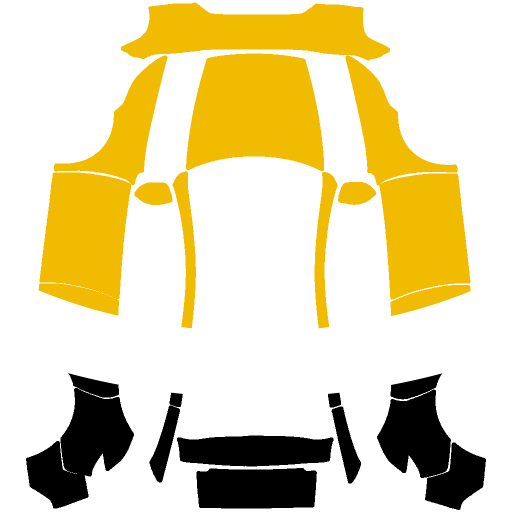
#> input picture modely-2025-premium/example/1Sat_Ordinals.png, 1024 x 1024 px, given in place of template.png, which was not available (shown at 1/2 size)
$ python gen_barbie_beach_wrap.py ../modely-2025-premium/example/1Sat_Ordinals.png
#> lines starting #> are read from the running program, lines starting #| are printed output that depends on the picture; after the words box and inside, x2 and y2 are one past the last pixel; in counts of white or black regions, pixels touching at a corner belong together; pictures that were not available may be replaced by others from this repository, and a replacement may not be noted
#!/usr/bin/env python3
"""Generate the Miami Barbie beach wrap for the Model Y (2025+) Premium template.

A sunset beach scene wrapped along both flanks: palm trees over sand and ocean
under a Miami sunset, with the Barbie wordmark across the right flank.

Each flank is painted as one continuous scene rather than panel by panel, so
the horizon and the palms run unbroken from the front fender to the rear
bumper the way an actual printed wrap would.

Orientation, which follows from the template being a UV unwrap seen from above
with the nose at the top of the image:

* The car's left side is the left of the image, and on a side panel the edge
  nearer the middle of the image is the top of the car.
* A flank scene is drawn the way that flank is actually seen -- sky at the top,
  sand at the bottom, length of the car across. The two flanks peel in opposite
  directions, so each maps onto its column with a different transform, and the
  nose ends up at opposite ends of the two scenes. Getting this wrong is what
  leaves lettering reading backwards on one side of the car.
* Positions along the car are therefore given as a fraction from the nose, and
  each flank resolves that to its own pixel column.

The wordmark is the Barbie logotype, fetched as vector outlines from Wikimedia
Commons, where it is held to be below the threshold of originality and so not
copyrightable. It remains a Mattel trademark, which is fine for a wrap on your
own car but is not something to put on anything you sell. It is downloaded on
demand rather than vendored into this repository.

Usage:  python3 tools/gen_barbie_beach_wrap.py [--verify]
"""
import os
import sys
import urllib.request

import numpy as np
from PIL import Image, ImageDraw, ImageFilter

TRIM = "modely-2025-premium"
OUT_NAME = "Miami_Barbie_Beach.png"

LOGO_URL = "https://upload.wikimedia.org/wikipedia/commons/0/0b/Barbie_Logo.svg"
LOGO_CACHE = os.path.join(os.path.dirname(os.path.abspath(__file__)), ".barbie_logo.svg")

# Barbie pink is taken from the logo file itself; the rest is a Miami sunset.
PINK = (236, 67, 153)
HOT = (255, 105, 170)
ORANGE = (255, 150, 74)
GOLD = (255, 214, 94)
TEAL = (38, 194, 200)
DEEP_TEAL = (16, 104, 136)
PURPLE = (146, 48, 168)
NIGHT = (44, 26, 88)
SAND = (255, 226, 192)
SHADOW = (58, 20, 74)
WHITE = (255, 255, 255)

# Sunset along the length of the car, nose to tail. Used on the panels that are
# not part of a flank scene: the fascia, hood, roof rails and tail.
SUNSET = [(0.00, GOLD), (0.14, ORANGE), (0.34, HOT), (0.52, PINK),
          (0.74, PURPLE), (1.00, NIGHT)]

# Flank extents in template pixels, (x0, y0, x1, y1).
FLANKS = {"left": (55, 114, 341, 1013), "right": (679, 114, 965, 1016)}
HOOD = (375, 110, 644, 338)

HORIZON, SHORE = 0.40, 0.66  # as fractions of flank height
SS = 2  # supersample for the hand-drawn scenery


# [4 lines left out: function to_flank, not called in this run]


def along(side, s, length):
    """Column in a flank scene for position s along the car, nose at s=0."""
    return (s if side == "left" else 1.0 - s) * (length - 1)


def lerp(a, b, t):
    return tuple(round(a[i] + (b[i] - a[i]) * t) for i in range(3))


def ramp(stops, t):
    if t <= stops[0][0]:
        return stops[0][1]
    for (t0, c0), (t1, c1) in zip(stops, stops[1:]):
        if t <= t1:
            return lerp(c0, c1, (t - t0) / (t1 - t0))
    return stops[-1][1]


def vertical_ramp(draw, x0, x1, y0, y1, stops):
    for y in range(int(y0), int(y1)):
        draw.line([(x0, y), (x1, y)], fill=ramp(stops, (y - y0) / max(1, y1 - y0)))


# [105 lines left out: functions bezier, ribbon, palm, sliced_sun, flank_scene, not called in this run]


def load_wordmark():
    if not os.path.exists(LOGO_CACHE):
        print(f"fetching wordmark from {LOGO_URL}")
        try:
            # Wikimedia refuses requests that do not identify themselves.
            req = urllib.request.Request(
                LOGO_URL, headers={"User-Agent": "custom-wraps-generator/1.0"})
            with urllib.request.urlopen(req) as r, open(LOGO_CACHE, "wb") as f:
                f.write(r.read())
        except Exception as exc:
            raise SystemExit(f"could not fetch the wordmark ({exc}).\n"
                             f"Download {LOGO_URL} to {LOGO_CACHE} and re-run.")
    import cairosvg
    png = LOGO_CACHE.replace(".svg", ".png")
    cairosvg.svg2png(url=LOGO_CACHE, write_to=png, output_width=1600, background_color=None)
    return Image.open(png).convert("RGBA")


def build(template_path, out_path):
#> called with template_path = 'modely-2025-premium/template.png'
    tpl = Image.open(template_path).convert("RGBA")
#> tpl is the input picture: PIL image 1024x1024 RGBA; mean R, G, B, A 64.8, 53.2, 12.3, 93.2
    W, H = tpl.size
#> W = 1024; H = 1024
    mask = tpl.getchannel("A").point(lambda v: 255 if v > 128 else 0)
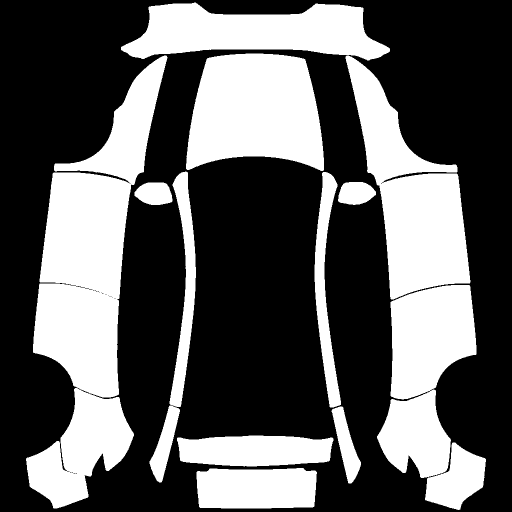
#> mask: PIL image 1024x1024 L (shown at 1/2 size); 36.5% white; 13 white regions, largest, box (x1, y1, x2, y2) and area: (52, 111, 335, 1017) 111455, (691, 111, 941, 599) 54641, (372, 107, 648, 342) 51392
    mask = mask.filter(ImageFilter.MaxFilter(3))
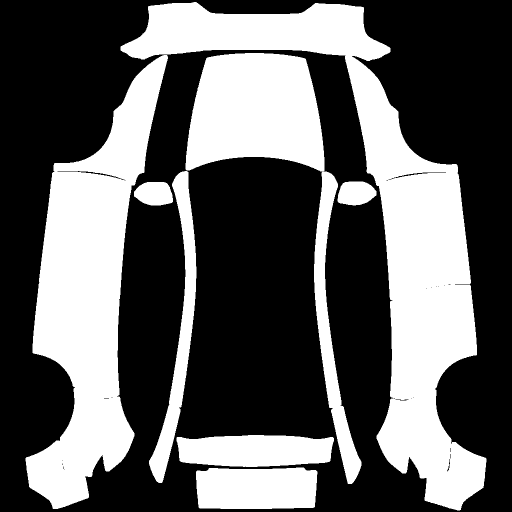
#> mask: PIL image 1024x1024 L (shown at 1/2 size); 37.9% white; 8 white regions, largest, box (x1, y1, x2, y2) and area: (241, 4, 973, 1021) 156519, (51, 110, 336, 1018) 115013, (371, 106, 723, 968) 68345

    art = Image.new("RGB", (W, H))
#> art: PIL image 1024x1024 RGB; every value is 0
    vertical_ramp(ImageDraw.Draw(art), 0, W, 0, H, SUNSET)
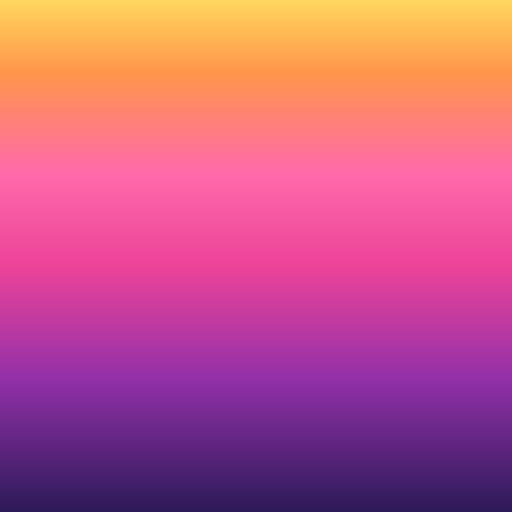
#> art: PIL image 1024x1024 RGB (shown at 1/2 size); mean R, G, B 197.7, 88.8, 133.8

    wordmark = load_wordmark()
    for side, (x0, y0, x1, y1) in FLANKS.items():
        scene = flank_scene(y1 - y0, x1 - x0, side, wordmark)
        block = to_flank(scene, side)
        art.paste(Image.fromarray(block[..., :3]), (x0, y0),
                  Image.fromarray(block[..., 3], "L"))

    # A sun on the hood as well, so the nose reads as sunset from the front.
    hw, hh = HOOD[2] - HOOD[0], HOOD[3] - HOOD[1]
    sun = sliced_sun(hw, hh, hw / 2, hh * 0.52, min(hw, hh) * 0.44)
    art.paste(Image.fromarray(sun[..., :3]), (HOOD[0], HOOD[1]),
              Image.fromarray(sun[..., 3], "L"))

    out = Image.new("RGBA", (W, H), (0, 0, 0, 0))
    out.paste(art, (0, 0), mask)
    out.save(out_path, optimize=True)
    return np.array(mask) > 128


# [18 lines left out: function verify, not called in this run]


def main():
    root = os.path.dirname(os.path.dirname(os.path.abspath(__file__)))
    out = os.path.join(root, TRIM, "example", OUT_NAME)
    build(os.path.join(root, TRIM, "template.png"), out)
#> (the call stopped at in load_wordmark, `with urllib.request.urlopen(req) as r, open(LOGO_CACHE, "wb") as f:`: the network is not available in this run)
    print(f"{TRIM}: {os.path.getsize(out):,} bytes")
    if "--verify" in sys.argv:
        verify(out)


if __name__ == "__main__":
    main()
